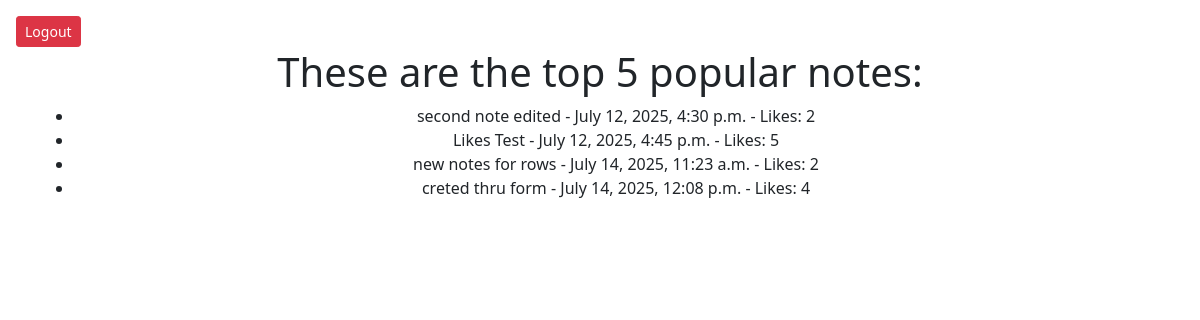
Screenshot of /smart/notes/popular/ with the database file from the repository.
### notes/models.py (models this page shows)
class Notes(models.Model):
    title = models.CharField(max_length=200)
    text = models.TextField()
    created_at = models.DateTimeField(auto_now_add=True)
    likes = models.PositiveSmallIntegerField(default=0)
    user=models.ForeignKey(User, on_delete=models.CASCADE, related_name="notes")
    private = models.BooleanField(default=False)

### notes/views.py (the view)
# urls.py: path('notes/popular/', views.PopularNotesListView.as_view(), name='popular_notes'),
class PopularNotesListView(ListView):
    model = Notes
    template_name = 'notes/notes_popular_notes.html'
    context_object_name = 'notes'
    queryset = Notes.objects.filter(likes__gte=1)

### notes/templates/notes/notes_popular_notes.html
{% extends "base.html" %}
{% block content %}
    <h1> These are the top 5 popular notes:</h1>
    <ul>
        {% for note in notes %}
            <li>{{ note.title }} - {{ note.created_at }} - Likes: {{ note.likes }}</li>
        {% empty %}
            <li>No popular notes available.</li>
        {% endfor %}
    </ul>
{% endblock %}

### rows the page displays
Notes: title "second note edited", created_at "July 12, 2025, 4:30 p.m.", likes "2"
Notes: title "Likes Test", created_at "July 12, 2025, 4:45 p.m.", likes "5"
Notes: title "new notes for rows", created_at "July 14, 2025, 11:23 a.m.", likes "2"
Notes: title "creted thru form", created_at "July 14, 2025, 12:08 p.m.", likes "4"
